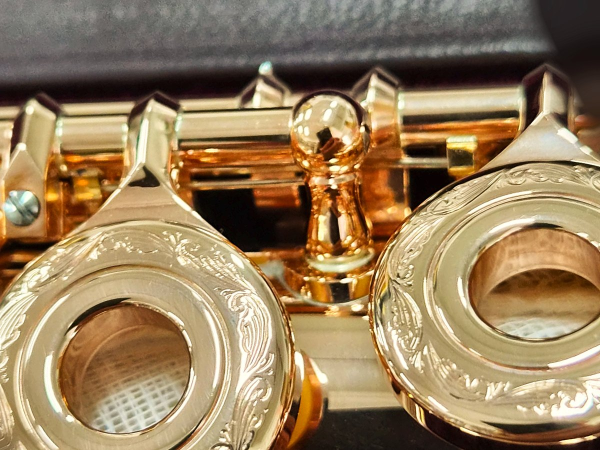
#> input picture src/img/keys.jpg, 1200 x 900 px, found by its file name (shown at 1/2 size)
$ python webp.py ../img/keys.jpg
#> lines starting #> are read from the running program, lines starting #| are printed output that depends on the picture
"""WebP copies of the page photos at the widths the layout asks for (srcset). Pixels are only resized, never altered.
Usage: python3 tools/webp.py img"""
import os, sys
from PIL import Image

D = sys.argv[1]
SETS = {
    "keys": [640, 960, 1200], "lip": [640, 960, 1200], "latch": [640, 960, 1200],
    "cups": [640, 1000], "badge-c": [640, 1000],
    "case-lid": [800, 1200, 1600], "case-base": [800, 1200, 1600],
    "case-silver": [640, 1000], "case-gold": [640, 1000],
    "case-full": [2000],
}
for name, widths in SETS.items():
    im = Image.open(os.path.join(D, name + ".jpg")).convert("RGB")
#> im is the input picture: PIL image 1200x900 RGB; mean R, G, B 152.2, 127.2, 92.9
    for w in widths:
        r = im if w == im.width else im.resize((w, round(im.height * w / im.width)), Image.LANCZOS)
        out = os.path.join(D, f"{name}-{w}.webp")
        r.save(out, "WEBP", quality=80, method=6)
        print(out, r.size, os.path.getsize(out) // 1024, "KB")
#> this loop made 3 passes
#> pass 1, `r = im if w == im.width else im.resize((w, round(im.height * w / im.wi..`:
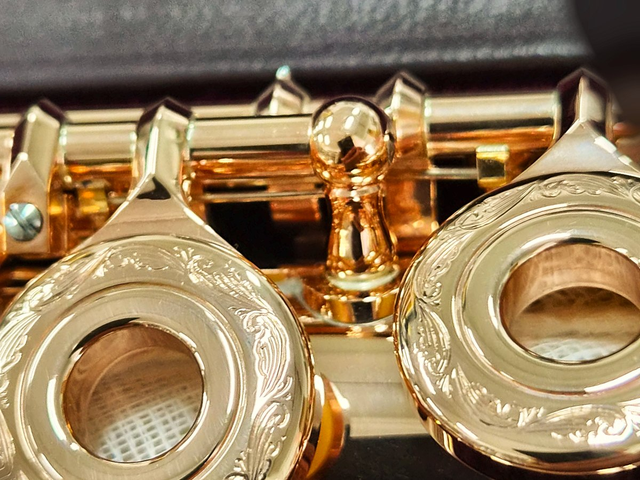
#> r: PIL image 640x480 RGB; mean R, G, B 152.1, 127.2, 92.9
#> pass 2 of the loop `for name, widths in SETS.items():`:
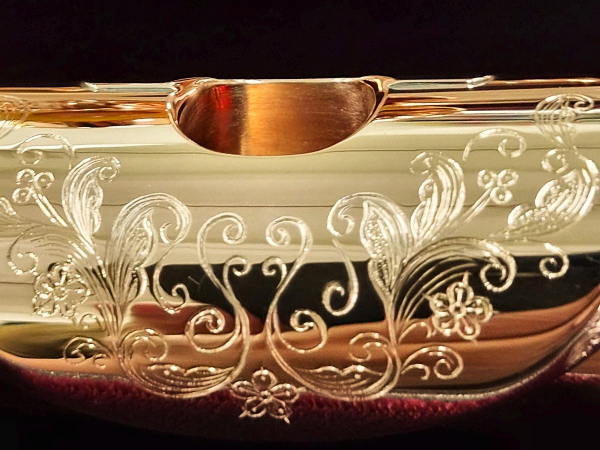
#> input picture src/img/lip.jpg, 1200 x 899 px, found by its file name (shown at 1/2 size)
#> im is the input picture: PIL image 1200x899 RGB; mean R, G, B 122.9, 95.8, 69.3
#> the loop `for w in widths:` made 3 passes
#| ../img/keys.jpg/lip-640.webp (640, 479) 41 KB
#| ../img/keys.jpg/lip-960.webp (960, 719) 74 KB
#| ../img/keys.jpg/lip-1200.webp (1200, 899) 102 KB
#> pass 1, `r = im if w == im.width else im.resize((w, round(im.height * w / im.wi..`:
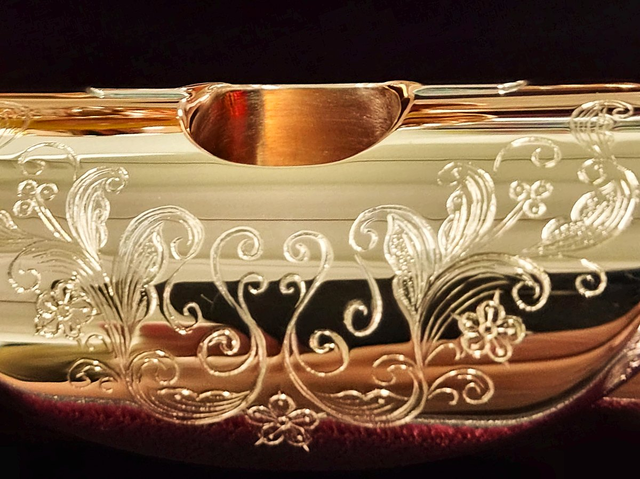
#> r: PIL image 640x479 RGB; mean R, G, B 122.9, 95.8, 69.3
#> pass 3 of the loop `for name, widths in SETS.items():`:
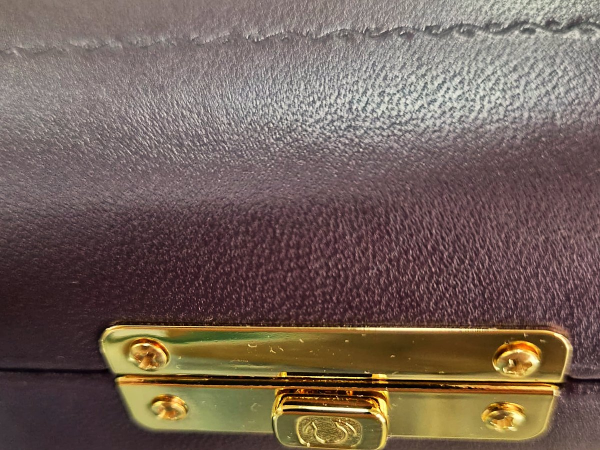
#> input picture src/img/latch.jpg, 1200 x 900 px, found by its file name (shown at 1/2 size)
#> im is the input picture: PIL image 1200x900 RGB; mean R, G, B 115.7, 98, 88.4
#> the loop `for w in widths:` made 3 passes
#| ../img/keys.jpg/latch-640.webp (640, 480) 72 KB
#| ../img/keys.jpg/latch-960.webp (960, 720) 137 KB
#| ../img/keys.jpg/latch-1200.webp (1200, 900) 194 KB
#> pass 1, `r = im if w == im.width else im.resize((w, round(im.height * w / im.wi..`:
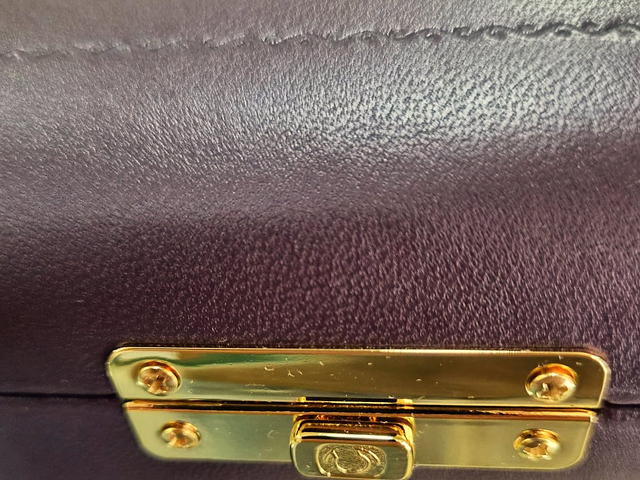
#> r: PIL image 640x480 RGB; mean R, G, B 115.7, 98, 88.4
#> (the run stopped early here; a loop or call above may not have finished)
